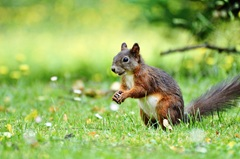
#> input picture Photos/squirrel.jpg, 240 x 159 px
$ python basics.py
#> lines starting #> are read from the running program, lines starting #| are printed output that depends on the picture; after the words box and inside, x2 and y2 are one past the last pixel; in counts of white or black regions, pixels touching at a corner belong together
import cv2 as cv

img = cv.imread('Photos/squirrel.jpg')
#> img is the input picture: shape (159, 240, 3); mean B, G, R 96.2, 179.9, 151.5
# cv.imshow('Cat', img)

# Converting to grayscale
grey = cv.cvtColor(img, cv.COLOR_BGR2GRAY)
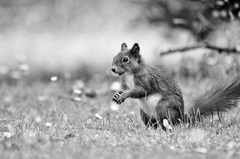
#> grey: shape (159, 240); min 1, max 255, mean 161.9
# cv.imshow('Grey', grey)

# Blur
blur = cv.GaussianBlur(img , (3,3  ), cv.BORDER_DEFAULT)
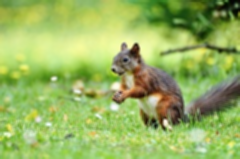
#> blur: shape (159, 240, 3); mean B, G, R 96.2, 179.9, 151.5
# cv.imshow('Blur', blur)

# Edge Cascade
canny = cv.Canny(blur, 125, 175)
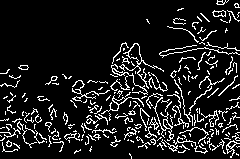
#> canny: shape (159, 240); 11.5% white in thin lines or dots
cv.imshow('Canny', canny)

# Dilating the image
dilated = cv.dilate(canny, (3,3), iterations=1)
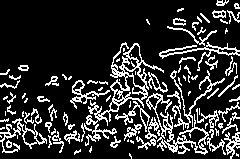
#> dilated: shape (159, 240); 18.4% white in thin lines or dots
# cv.imshow('Dilated',dilated)

# Eroding
eroded = cv.erode(dilated , (3,3), iterations=1)
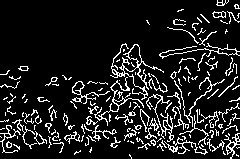
#> eroded: shape (159, 240); 12.1% white in thin lines or dots
cv.imshow('eroded', eroded)

# Resize
resized = cv.resize(img, (500, 500), interpolation=cv.INTER_CUBIC)
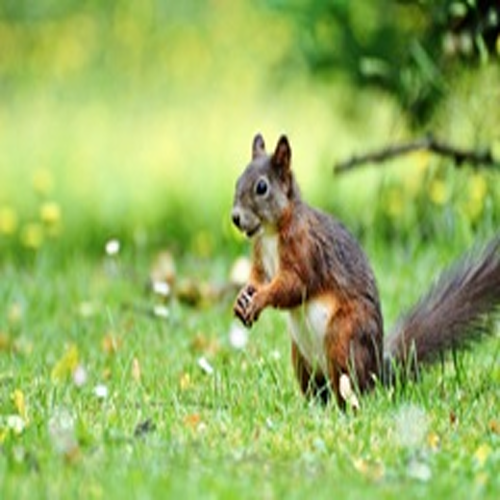
#> resized: shape (500, 500, 3); mean B, G, R 96.2, 179.9, 151.5
cv.imshow('Resize', resized)

# Cropping
cropped = img[50:200, 200:400]
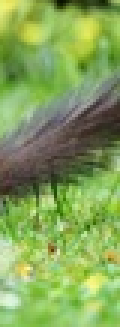
#> cropped: shape (109, 40, 3) (shown 3 times larger); mean B, G, R 89.1, 162.6, 131.9
cv.imshow('Cropped',cropped)

cv.waitKey(0)

$ run again, with Photos/cat.jpg copied over Photos/squirrel.jpg
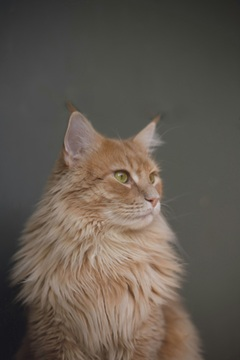
#> input picture Photos/cat.jpg, 240 x 360 px
#> img is the input picture: shape (360, 240, 3); mean B, G, R 79.5, 88.6, 97.3
#> `canny = cv.Canny(blur, 125, 175)`:
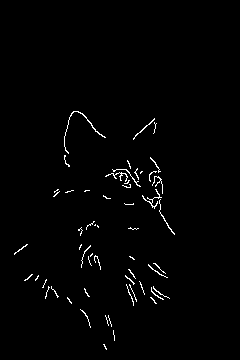
#> canny: shape (360, 240); 1.3% white in thin lines or dots, all inside (x1, y1, x2, y2) = (14, 111, 175, 350)
#> dilated: shape (360, 240); 2% white in thin lines or dots, all inside (x1, y1, x2, y2) = (14, 111, 175, 351)
#> eroded: shape (360, 240); 1.3% white in thin lines or dots, all inside (x1, y1, x2, y2) = (14, 112, 175, 351)
#> `cropped = img[50:200, 200:400]`:
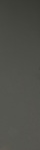
#> cropped: shape (150, 40, 3); mean B, G, R 72.9, 78.8, 78.1

$ run again, with Photos/city.jpg copied over Photos/squirrel.jpg
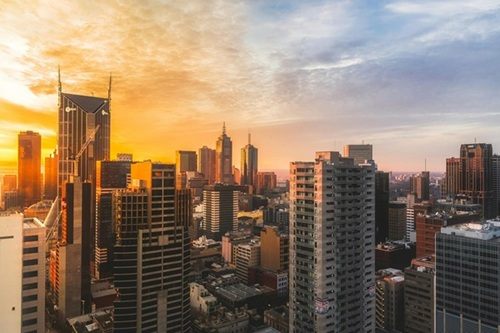
#> input picture Photos/city.jpg, 500 x 333 px
#> img is the input picture: shape (333, 500, 3); mean B, G, R 106.5, 127.5, 148.5
#> `canny = cv.Canny(blur, 125, 175)`:
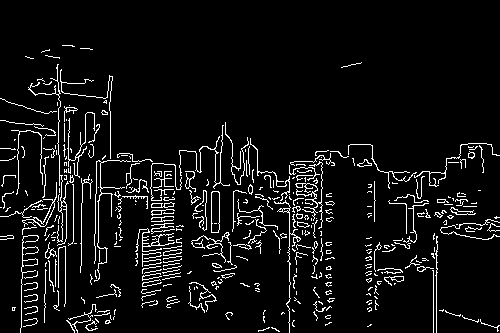
#> canny: shape (333, 500); 6.5% white in thin lines or dots, all inside (x1, y1, x2, y2) = (0, 45, 500, 333)
#> eroded: shape (333, 500); 6.8% white in thin lines or dots, all inside (x1, y1, x2, y2) = (0, 46, 500, 333)
#> `cropped = img[50:200, 200:400]`:
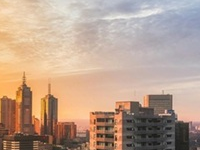
#> cropped: shape (150, 200, 3); mean B, G, R 142.2, 160.2, 185.5
